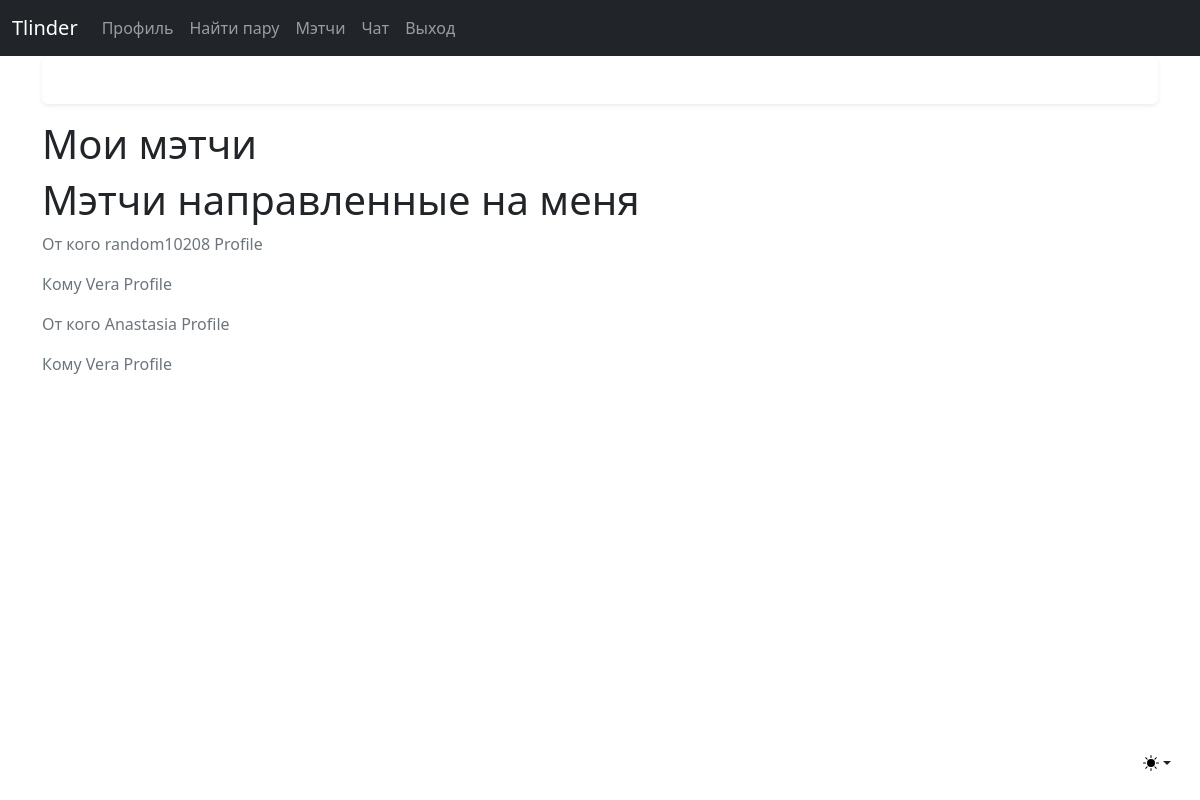
/users/match (signed in), run on an earlier commit of the app's database.
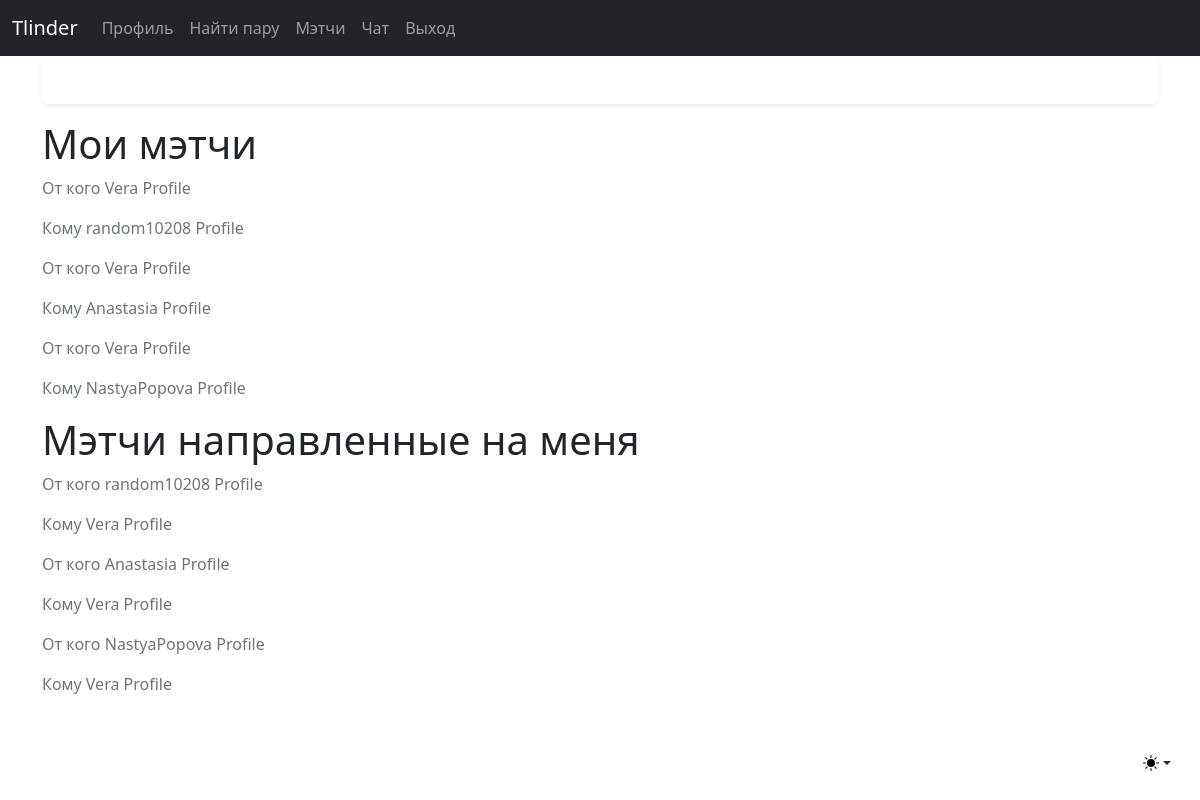
And on a later commit of the database.
### users/models.py (models this page shows, shortened)
class Friendship(models.Model):
    from_friend = models.ForeignKey(Profile, blank=True, on_delete=models.CASCADE, related_name="from_friends",)
    to_friend = models.ForeignKey(Profile, blank=True,on_delete=models.CASCADE,related_name="friends",)

class Profile(models.Model):
    user = models.OneToOneField(User, on_delete=models.CASCADE)
    firstname = models.CharField(max_length=200, db_index=True,)
    lastname = models.CharField(max_length=200)
    gender = models.CharField(max_length=200, choices=GENDER_CHOICES, default='Мужчина')
    image = models.ImageField(default='default.jpg', upload_to='profile_pics')
    image2 = models.ImageField(default='default2.jpg')
    def __str__(self):
        return f'{self.user.username} Profile'

### users/views.py (the view)
# urls.py: path('match', user_views.match, name='match'),
def match(request):
    instance = request.user.profile
    matches = Friendship.objects.filter(from_friend=instance)
    matches_to_me = Friendship.objects.filter(to_friend=instance)
    return render(request, 'users/match.html', {'matches': matches, 'matches_to_me': matches_to_me})

### users/templates/users/match.html (shortened to what this page needs)
{% extends "users/base.html" %}
{% block content %}
<h1>Мои мэтчи</h1>
    {% for match in matches %}
        <div class="media">
			<p class="text-secondary">От кого {{ match.from_friend }}</p>
			<p class="text-secondary">Кому {{ match.to_friend }}</p>
        </div>
    {% endfor %}
<h1>Мэтчи направленные на меня</h1>
{% for el in matches_to_me %}
        <div class="media">
			<p class="text-secondary">От кого {{ el.from_friend }}</p>
			<p class="text-secondary">Кому {{ el.to_friend }}</p>
        </div>
    {% endfor %}
{% endblock content %}

What changed in the data, as far as the page shows it:
added Friendship: from_friend "Vera Profile", to_friend "random10208 Profile", shown under "Мои мэтчи"
added Friendship: from_friend "Vera Profile", to_friend "Anastasia Profile", shown under "Мои мэтчи"
added Friendship: from_friend "Vera Profile", to_friend "NastyaPopova Profile", shown under "Мои мэтчи"
added Friendship: from_friend "NastyaPopova Profile", to_friend "Vera Profile", shown under "Мэтчи направленные на меня"
